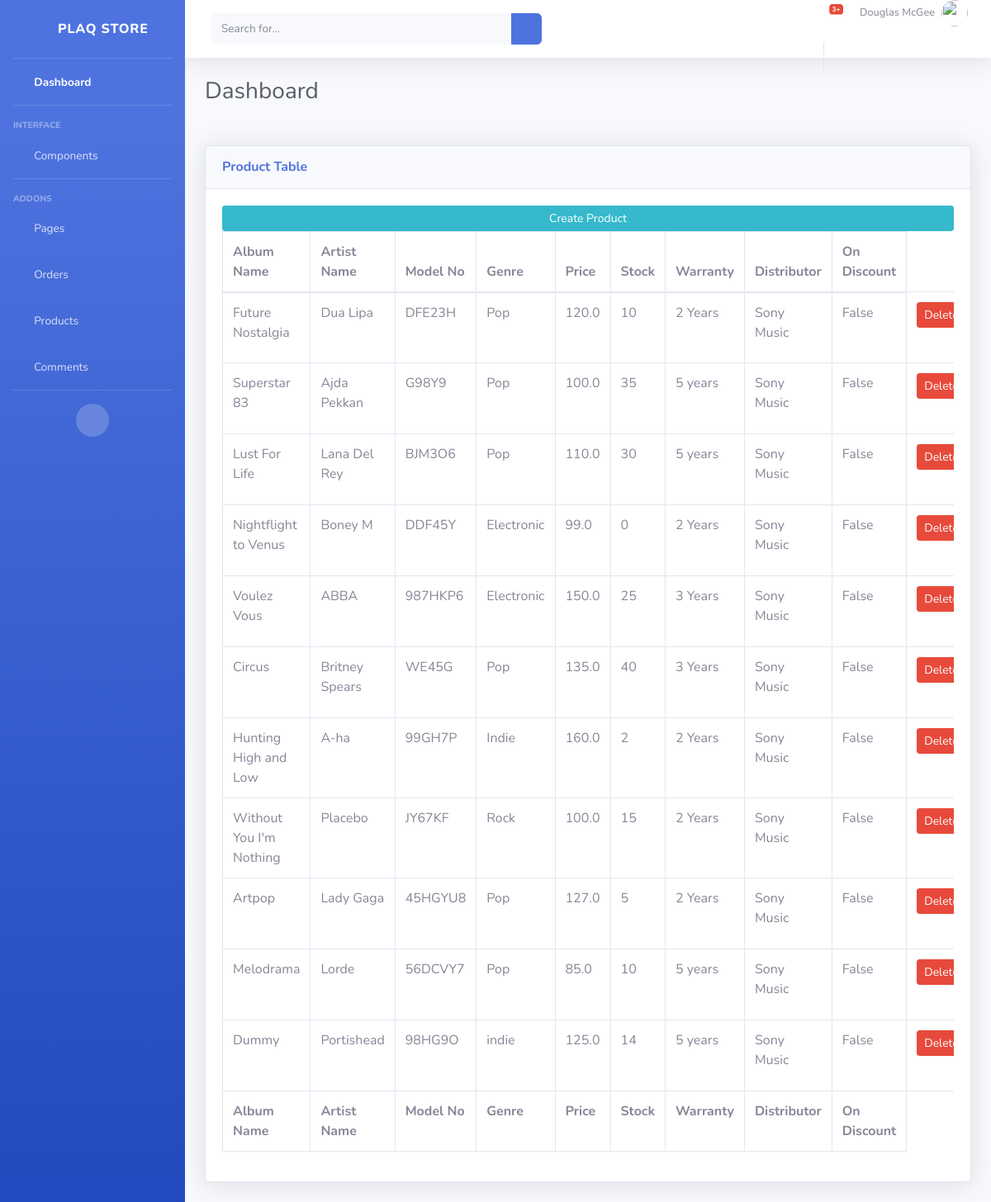
Before: /tables/ with the older database file.
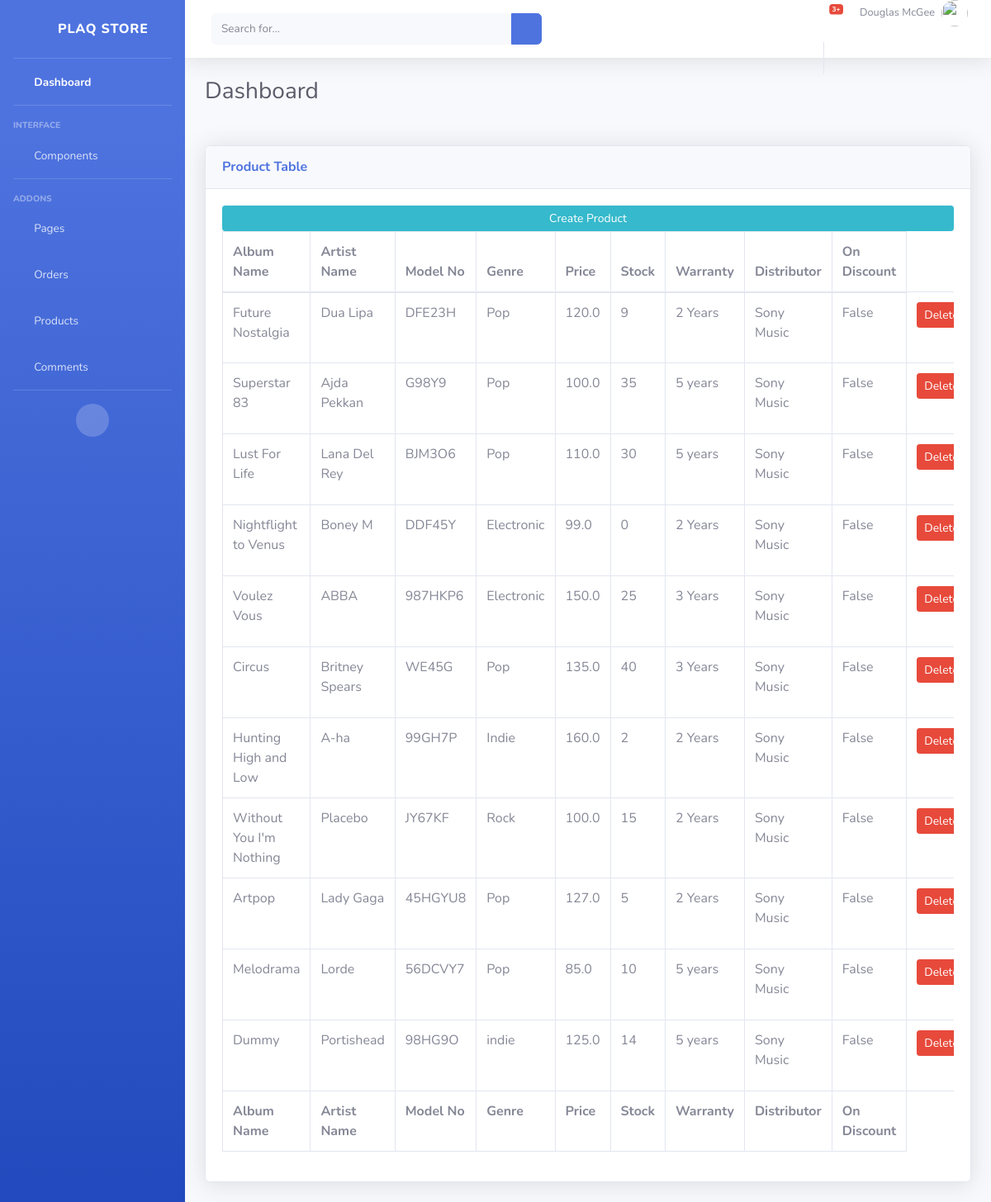
After: the same page with the newer database file.
### store/models.py (models this page shows, shortened)
class Product(models.Model):
    model_no = models.CharField(max_length=200, blank=True, null=True)
    album_name = models.CharField(max_length=200, blank=False)
    artist_name = models.CharField(max_length=200, blank=False)
    description = models.CharField(max_length=500, blank=True, null=True)
    genre = models.CharField(max_length=200, blank=True, null=True)
    warranty = models.CharField(max_length=200, blank=True, null=True)
    distributor = models.CharField(max_length=200, blank=True, null=True)
    price = models.FloatField()
    stock = models.IntegerField(default=0, null=True, blank=True)
    onDiscount = models.BooleanField(default= False)
    image = models.ImageField(blank=True, null=True)

### managers/views.py (the view)
# urls.py: path('tables/', mg.pmTables, name='tables'),
def pmTables(request):
    products = Product.objects.all()
    context={'products': products}
    return render(request, "managers/tables.html", context)

### managers/templates/managers/tables.html (shortened to what this page needs)
{% include 'managers/base.html' %}
{% load static %}
{%block content%}
<div class="card shadow mb-4">
    <div class="card-header py-3">
        <h6 class="m-0 font-weight-bold text-primary">Product Table</h6>
    </div>
    <div class="card-body">
        <a class="btn btn-info  btn-sm btn-block" href="{% url 'create_product' %}">Create Product</a>
        <div class="table-responsive">
            <table class="table table-bordered" id="dataTable" width="100%" cellspacing="0">
                <thead>
                    <tr>
                        <th>Album Name</th>
                        <th>Artist Name</th>
                        <th>Model No</th>
                        <th>Genre</th>
                        <th>Price</th>
                        <th>Stock</th>
                        <th>Warranty</th>
                        <th>Distributor</th>
                        <th>On Discount</th>
                    </tr>
                </thead>
                <tfoot>
                    <tr>
                        <th>Album Name</th>
                        <th>Artist Name</th>
                        <th>Model No</th>
                        <th>Genre</th>
                        <th>Price</th>
                        <th>Stock</th>
                        <th>Warranty</th>
                        <th>Distributor</th>
                        <th>On Discount</th>
                    </tr>
                </tfoot>
                <tbody>
                    {% for product in products %}
                    <tr>
                        <td>{{product.album_name}}</td>
                        <td>{{product.artist_name}}</td>
                        <td>{{product.model_no}}</td>
                        <td>{{product.genre}}</td>
                        <td>{{product.price}}</td>
                        <td>{{product.stock}}</td>
                        <td>{{product.warranty}}</td>
                        <td>{{product.distributor}}</td>
                        <td>{{product.onDiscount}}</td>
                        <td><a class="btn btn-sm btn-danger" href="{% url 'delete_product' product.id %}">Delete</a></td>
                    </tr>
                    {% endfor %}
                </tbody>
            </table>
        </div>
    </div>
</div>
{%endblock content %}

Changed rows visible on the page:
changed Product "Future Nostalgia": stock "10" → "9"
